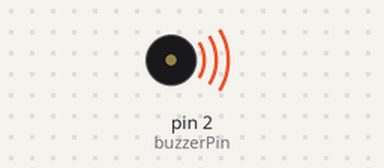
Recording of a sketch running on a simulated Arduino Uno, built with avr-gcc and run on an emulated ATmega328P. Parts: buzzer (waves = sounding).

Above: at 1.32 s.
At 2.2 s:
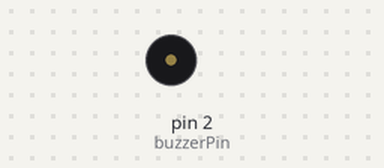
Timing chart, 0 to 3.7 s (numbered marks = the images above):
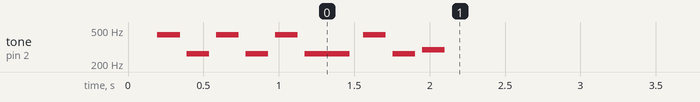

Measured:
- by itself, tone on pin 2 (buzzerPin): plays 440 Hz for 0.15 s, 262 Hz for 0.15 s, 440 Hz for 0.15 s, 262 Hz for 0.15 s, 440 Hz for 0.15 s, 262 Hz for 0.30 s … (9 notes in this stretch)

The sketch:

Arduino-Melody.ino
```cpp
/*
  Based on Tom Igoe's code
  http://www.arduino.cc/en/Tutorial/Tone
*/

#include "pitches.h"

#define buzzerPin 2

// notes in the melody:
// use 0 for a rest
// put each measure on its own line
int melody[] = {
  0, NOTE_A4, NOTE_C4, NOTE_A4,
  NOTE_C4, NOTE_A4, NOTE_C4,
  NOTE_A4, NOTE_C4, NOTE_D4, 0,
  0,
  NOTE_C4, NOTE_A4, NOTE_C4, NOTE_A4,
  0, NOTE_C4, NOTE_D4, NOTE_C4,
  NOTE_D4, 0,
  0,
  0, NOTE_A4, NOTE_A4, NOTE_C4, NOTE_C4, NOTE_E4,
  NOTE_G4, NOTE_C5,
  NOTE_E4, NOTE_D4, NOTE_C4, NOTE_D4,
  0, NOTE_A4, NOTE_G4, NOTE_C4, NOTE_G4,
  NOTE_G5,
  0,
  0, NOTE_A4, NOTE_C4, NOTE_A4, NOTE_C4

};

// note durations: 1 = whole note, 4 = quarter note, 8 = eighth note, etc.:
// be sure each note or rest in the melody above has a corresponding duration below
// put each measure on its own line
int noteDurations[] = {
  4, 4, 4, 4,
  4, 4, 2,
  4, 4, 4, 2,
  1,
  8, 8, 4, 4,
  2, 8, 8, 4,
  2, 2,
  1,
  4, 8, 8, 8, 8, 4,
  2, 2,
  8, 8, 4, 4,
  4, 8, 8, 4, 4,
  1,
  1,
  4, 8, 8, 4, 4,
};

// set the tempo
// a tempo of 60 is one beat per second
// a tempo of 120 would be twice as fast
int beatsPerMinute = 100;

void setup() {

}

void loop() {
  // iterate over the notes of the melody:
  int len = sizeof(melody)/sizeof(melody[0]);
  for (int thisNote = 0; thisNote < len; thisNote++) {

    // to calculate the note duration, take one second divided by the note type.
    //e.g. quarter note = 1000 / 4, eighth note = 1000/8, etc.
    int noteDuration = static_cast<int>(1000 / noteDurations[thisNote] * 60 / beatsPerMinute);
    tone(buzzerPin, melody[thisNote], noteDuration);

    // to distinguish the notes, set a minimum time between them.
    // the note's duration + 30% seems to work well:
    int pauseBetweenNotes = noteDuration * 1.30;
    delay(pauseBetweenNotes);
    // stop the tone playing:
    noTone(buzzerPin);
  }
  // Pause before playing again
  delay(1000);
}
```

pitches.h
```cpp
/*************************************************
 * Public Constants
 *************************************************/

#define NOTE_B0  31
#define NOTE_C1  33
#define NOTE_CS1 35
#define NOTE_D1  37
#define NOTE_DS1 39
#define NOTE_E1  41
#define NOTE_F1  44
#define NOTE_FS1 46
#define NOTE_G1  49
#define NOTE_GS1 52
#define NOTE_A1  55
#define NOTE_AS1 58
#define NOTE_B1  62
#define NOTE_C2  65
#define NOTE_CS2 69
#define NOTE_D2  73
#define NOTE_DS2 78
#define NOTE_E2  82
#define NOTE_F2  87
#define NOTE_FS2 93
#define NOTE_G2  98
#define NOTE_GS2 104
#define NOTE_A2  110
#define NOTE_AS2 117
#define NOTE_B2  123
#define NOTE_C3  131
#define NOTE_CS3 139
#define NOTE_D3  147
#define NOTE_DS3 156
#define NOTE_E3  165
#define NOTE_F3  175
#define NOTE_FS3 185
#define NOTE_G3  196
#define NOTE_GS3 208
#define NOTE_A3  220
#define NOTE_AS3 233
#define NOTE_B3  247
#define NOTE_C4  262
#define NOTE_CS4 277
#define NOTE_D4  294
#define NOTE_DS4 311
#define NOTE_E4  330
#define NOTE_F4  349
#define NOTE_FS4 370
#define NOTE_G4  392
#define NOTE_GS4 415
#define NOTE_A4  440
#define NOTE_AS4 466
#define NOTE_B4  494
#define NOTE_C5  523
#define NOTE_CS5 554
#define NOTE_D5  587
#define NOTE_DS5 622
#define NOTE_E5  659
#define NOTE_F5  698
#define NOTE_FS5 740
#define NOTE_G5  784
#define NOTE_GS5 831
#define NOTE_A5  880
#define NOTE_AS5 932
#define NOTE_B5  988
#define NOTE_C6  1047
#define NOTE_CS6 1109
#define NOTE_D6  1175
#define NOTE_DS6 1245
#define NOTE_E6  1319
#define NOTE_F6  1397
#define NOTE_FS6 1480
#define NOTE_G6  1568
#define NOTE_GS6 1661
#define NOTE_A6  1760
#define NOTE_AS6 1865
#define NOTE_B6  1976
#define NOTE_C7  2093
#define NOTE_CS7 2217
#define NOTE_D7  2349
#define NOTE_DS7 2489
#define NOTE_E7  2637
#define NOTE_F7  2794
#define NOTE_FS7 2960
#define NOTE_G7  3136
#define NOTE_GS7 3322
#define NOTE_A7  3520
#define NOTE_AS7 3729
#define NOTE_B7  3951
#define NOTE_C8  4186
#define NOTE_CS8 4435
#define NOTE_D8  4699
#define NOTE_DS8 4978
```
